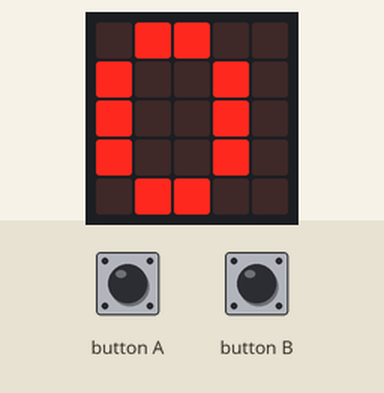
The program below on a simulated BBC micro:bit running MicroPython. Parts: the board's 5×5 LED display. The inputs (shaded band) are chosen by the test bench. The clock reads 2024-03-15 10:24:30 at power-on unless the program sets it.

Above: at 5.0 s.
5.1 s: button A pressed for 0.15 s
At 6.0 s:
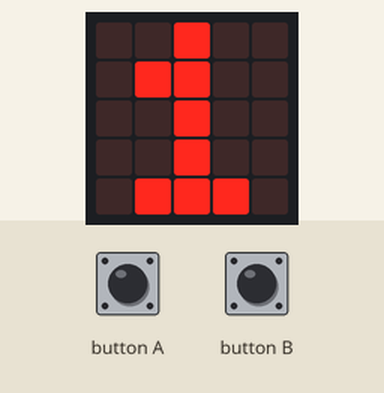
6.7 s: button A pressed for 1 s
At 7.5 s:
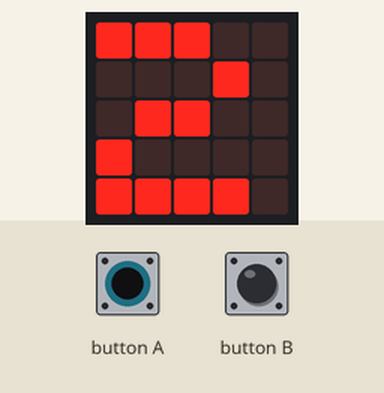
Timing chart, 0 to 9.7 s (numbered marks = the images above; inputs shaded):
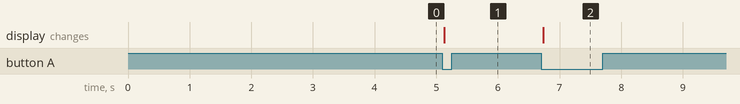

Measured:
- after the input at 5.1 s, the display: changes at once (image 1)
- after the input at 6.7 s, the display: changes at once (image 2)

The program:

counter.py
```python
from time import time

from microbit import button_a, button_b, accelerometer, display, sleep, Image

ON = Image.SQUARE
OFF = Image.SQUARE_SMALL


class StateMachine:
    """
    The following code segment defines a basis state machine.
    Leave this code as it is. (Or be careful what you do.)"""

    def __init__(self, timer_names=["t1", "t2", "t3"]):
        self.active = False
        self.state = "initial"
        self.timer_names = timer_names
        self.timers = {}

    def _ticks_ms(self):
        return int(round(time() * 1000))

    def initial_transition(self, timers):
        """Overwrite this method to define the initial transition.
        Must return the name of the first state."""
        return None

    def transition(self, state, event, timers):
        """Overwrite this method to define the transitions.

        `state` - the current state
        `event` - the triggering event
        `timers` - to start and stop timers

        Return the name of the next state,
        or None to stay in current state."""
        return None

    def start(self, name, timeout):
        """Start a timer.
        The name must be t1, t2 or t2.
        The timeout is given in milliseconds.
        """
        self.timers[name] = self._ticks_ms() + timeout

    def stop(self, name):
        """Stop a timer."""
        self.timers[name] = None

    def _detect_event(self):
        now = self._ticks_ms()
        for timer in self.timer_names:
            if (timer in self.timers) and (self.timers[timer] is not None):
                if self.timers[timer] < now:
                    self.timers[timer] = None
                    return timer
        if button_a.was_pressed():
            return "button_a"
        if button_b.was_pressed():
            return "button_b"
        if accelerometer.was_gesture("shake"):
            return "shake"
        return None

    def run(self):
        """Run the state machine."""
        self.active = True
        while self.active:
            if self.state == "initial":
                next_state = self.initial_transition(self)
                if next_state:
                    if next_state == "final":
                        self.active = False
                    self.state = next_state
            event = self._detect_event()
            if event is not None:
                next_state = self.transition(self.state, event, self)
                if next_state:
                    self.state = next_state
            sleep(100)


class Counter(StateMachine):
    """Counting the number of clicks on button A.
    If 10 is reached, an "alarm" is shown by switching all LEDs on.
    The counter can be reset at any time with button B.
    """

    def initial_transition(self, timers):
        self.counter = 0
        display.show(self.counter)
        return "count"

    def transition(self, state, event, timers):
        if state == "count":
            if event == "button_a":
                if self.counter < 9:
                    self.counter = self.counter + 1
                    display.show(self.counter)
                    return "count"
                else:
                    display.show(ON)
                    timers.start("t1", 1000)
                    return "alarm"
            elif event == "button_b":
                self.counter = 0
                display.show(self.counter)
                return "count"
        elif state == "alarm":
            if event == "t1":
                self.counter = 0
                display.show(self.counter)
                return "count"


stm = Counter()
stm.run()
```
